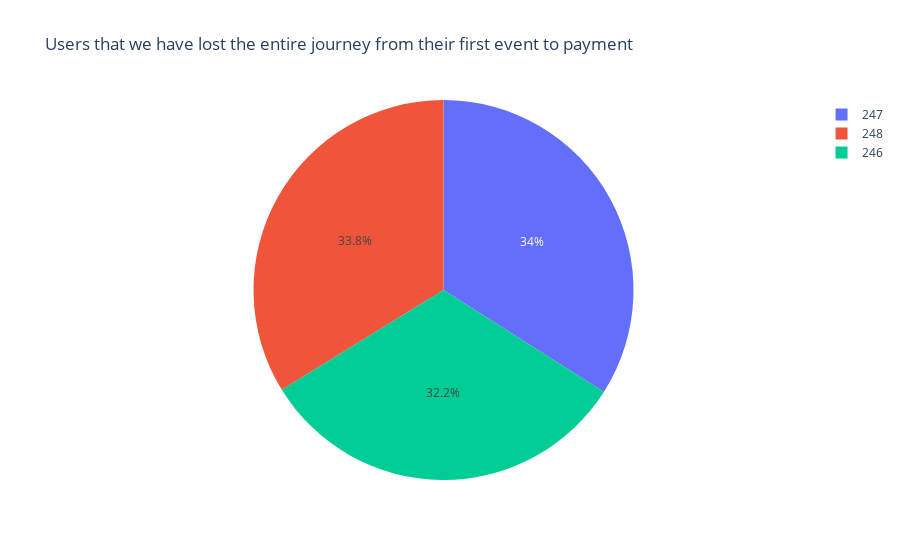

Notebook cell for this chart:
### Code cell
from plotly import graph_objects as go
name_rest = journey_first_to_last['experiment_id']
values = journey_first_to_last['users_we_have_lost']

fig = go.Figure(data=[go.Pie(labels=name_rest, values=values)])
fig.update_layout(title="Users that we have lost the entire journey from their first event to payment")
fig.show()

### Figure 1 — Plotly figure (JSON) as saved in the notebook; plotly's stock layout.template omitted (floating-point values rounded to 4 significant figures)
{"data": [{"labels": [246, 247, 248], "type": "pie", "values": [1250, 1321, 1313]}], "layout": {"title": {"text": "Users that we have lost the entire journey from their first event to payment"}}}
